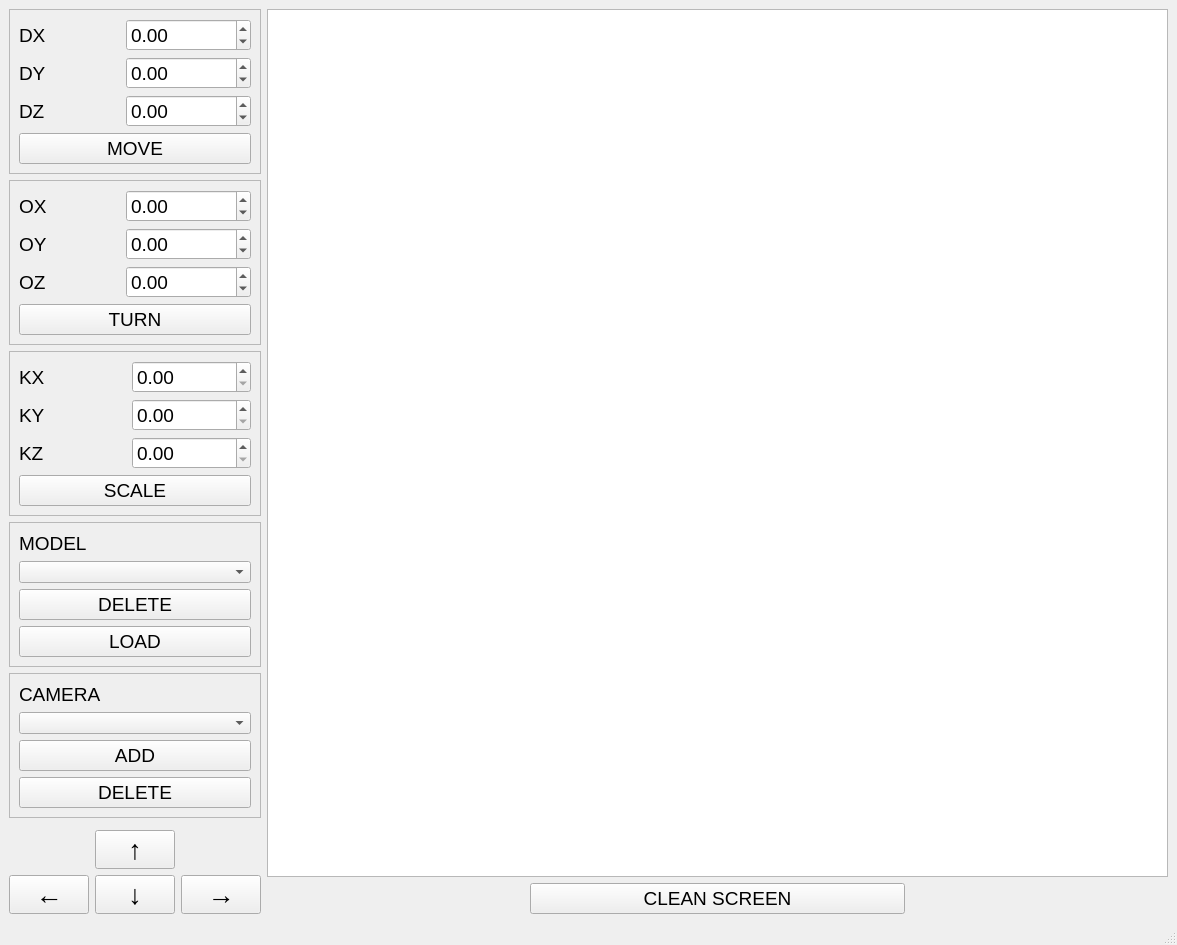
<?xml version="1.0" encoding="UTF-8"?>
<ui version="4.0">
 <class>MainWindow</class>
 <widget class="QMainWindow" name="MainWindow">
  <property name="geometry">
   <rect>
    <x>0</x>
    <y>0</y>
    <width>1177</width>
    <height>941</height>
   </rect>
  </property>
  <property name="windowTitle">
   <string>Lab 03</string>
  </property>
  <widget class="QWidget" name="centralwidget">
   <property name="layoutDirection">
    <enum>Qt::LeftToRight</enum>
   </property>
   <layout class="QGridLayout" name="gridLayout_3">
    <item row="3" column="0">
     <widget class="QFrame" name="frame">
      <property name="font">
       <font>
        <family>Liberation Sans</family>
        <pointsize>14</pointsize>
       </font>
      </property>
      <property name="frameShape">
       <enum>QFrame::StyledPanel</enum>
      </property>
      <property name="frameShadow">
       <enum>QFrame::Raised</enum>
      </property>
      <layout class="QVBoxLayout" name="verticalLayout_2">
       <item>
        <widget class="QLabel" name="label_7">
         <property name="font">
          <font>
           <family>Liberation Sans</family>
           <pointsize>14</pointsize>
          </font>
         </property>
         <property name="text">
          <string>MODEL</string>
         </property>
        </widget>
       </item>
       <item>
        <widget class="QComboBox" name="model_choose">
         <property name="font">
          <font>
           <family>Arial</family>
           <pointsize>9</pointsize>
          </font>
         </property>
        </widget>
       </item>
       <item>
        <widget class="QPushButton" name="delete_model">
         <property name="font">
          <font>
           <family>Liberation Sans</family>
           <pointsize>14</pointsize>
          </font>
         </property>
         <property name="text">
          <string>DELETE</string>
         </property>
        </widget>
       </item>
       <item>
        <widget class="QPushButton" name="load_button">
         <property name="font">
          <font>
           <family>Liberation Sans</family>
           <pointsize>14</pointsize>
          </font>
         </property>
         <property name="text">
          <string>LOAD</string>
         </property>
        </widget>
       </item>
      </layout>
     </widget>
    </item>
    <item row="1" column="0">
     <widget class="QFrame" name="frame_3">
      <property name="sizePolicy">
       <sizepolicy hsizetype="Minimum" vsizetype="Fixed">
        <horstretch>0</horstretch>
        <verstretch>0</verstretch>
       </sizepolicy>
      </property>
      <property name="font">
       <font>
        <family>Arial</family>
        <pointsize>9</pointsize>
       </font>
      </property>
      <property name="frameShape">
       <enum>QFrame::StyledPanel</enum>
      </property>
      <property name="frameShadow">
       <enum>QFrame::Raised</enum>
      </property>
      <layout class="QGridLayout" name="gridLayout_7">
       <item row="1" column="0">
        <widget class="QLabel" name="label_12">
         <property name="font">
          <font>
           <family>Liberation Sans</family>
           <pointsize>14</pointsize>
          </font>
         </property>
         <property name="text">
          <string>OY</string>
         </property>
        </widget>
       </item>
       <item row="1" column="1">
        <widget class="QDoubleSpinBox" name="oy_box">
         <property name="font">
          <font>
           <family>Liberation Sans</family>
           <pointsize>14</pointsize>
          </font>
         </property>
         <property name="minimum">
          <double>-10000000000000000000000.000000000000000</double>
         </property>
         <property name="maximum">
          <double>10000000000000000000000.000000000000000</double>
         </property>
        </widget>
       </item>
       <item row="0" column="1">
        <widget class="QDoubleSpinBox" name="ox_box">
         <property name="font">
          <font>
           <family>Liberation Sans</family>
           <pointsize>14</pointsize>
          </font>
         </property>
         <property name="minimum">
          <double>-10000000000000000.000000000000000</double>
         </property>
         <property name="maximum">
          <double>10000000000000000.000000000000000</double>
         </property>
        </widget>
       </item>
       <item row="2" column="1">
        <widget class="QDoubleSpinBox" name="oz_box">
         <property name="font">
          <font>
           <family>Liberation Sans</family>
           <pointsize>14</pointsize>
          </font>
         </property>
         <property name="minimum">
          <double>-99999999999999991611392.000000000000000</double>
         </property>
         <property name="maximum">
          <double>10000000000000000.000000000000000</double>
         </property>
        </widget>
       </item>
       <item row="2" column="0">
        <widget class="QLabel" name="label_10">
         <property name="font">
          <font>
           <family>Liberation Sans</family>
           <pointsize>14</pointsize>
          </font>
         </property>
         <property name="text">
          <string>OZ</string>
         </property>
        </widget>
       </item>
       <item row="3" column="0" colspan="2">
        <widget class="QPushButton" name="turn_button">
         <property name="font">
          <font>
           <family>Liberation Sans</family>
           <pointsize>14</pointsize>
          </font>
         </property>
         <property name="text">
          <string>TURN</string>
         </property>
        </widget>
       </item>
       <item row="0" column="0">
        <widget class="QLabel" name="label_11">
         <property name="font">
          <font>
           <family>Liberation Sans</family>
           <pointsize>14</pointsize>
          </font>
         </property>
         <property name="text">
          <string>OX</string>
         </property>
        </widget>
       </item>
      </layout>
     </widget>
    </item>
    <item row="0" column="0">
     <widget class="QFrame" name="move_label">
      <property name="sizePolicy">
       <sizepolicy hsizetype="Preferred" vsizetype="Fixed">
        <horstretch>0</horstretch>
        <verstretch>0</verstretch>
       </sizepolicy>
      </property>
      <property name="font">
       <font>
        <family>Arial</family>
        <pointsize>9</pointsize>
       </font>
      </property>
      <property name="frameShape">
       <enum>QFrame::StyledPanel</enum>
      </property>
      <property name="frameShadow">
       <enum>QFrame::Raised</enum>
      </property>
      <layout class="QGridLayout" name="gridLayout_5">
       <item row="2" column="1">
        <widget class="QDoubleSpinBox" name="dz_box">
         <property name="font">
          <font>
           <family>Liberation Sans</family>
           <pointsize>14</pointsize>
          </font>
         </property>
         <property name="minimum">
          <double>-99999999999999991611392.000000000000000</double>
         </property>
         <property name="maximum">
          <double>10000000000000000.000000000000000</double>
         </property>
        </widget>
       </item>
       <item row="0" column="1">
        <widget class="QDoubleSpinBox" name="dx_box">
         <property name="font">
          <font>
           <family>Liberation Sans</family>
           <pointsize>14</pointsize>
          </font>
         </property>
         <property name="minimum">
          <double>-10000000000000000.000000000000000</double>
         </property>
         <property name="maximum">
          <double>10000000000000000.000000000000000</double>
         </property>
        </widget>
       </item>
       <item row="1" column="0">
        <widget class="QLabel" name="label_2">
         <property name="font">
          <font>
           <family>Liberation Sans</family>
           <pointsize>14</pointsize>
          </font>
         </property>
         <property name="text">
          <string>DY</string>
         </property>
        </widget>
       </item>
       <item row="1" column="1">
        <widget class="QDoubleSpinBox" name="dy_box">
         <property name="font">
          <font>
           <family>Liberation Sans</family>
           <pointsize>14</pointsize>
          </font>
         </property>
         <property name="minimum">
          <double>-10000000000000000000000.000000000000000</double>
         </property>
         <property name="maximum">
          <double>10000000000000000000000.000000000000000</double>
         </property>
        </widget>
       </item>
       <item row="2" column="0">
        <widget class="QLabel" name="label_3">
         <property name="font">
          <font>
           <family>Liberation Sans</family>
           <pointsize>14</pointsize>
          </font>
         </property>
         <property name="text">
          <string>DZ</string>
         </property>
        </widget>
       </item>
       <item row="3" column="0" colspan="2">
        <widget class="QPushButton" name="move_button">
         <property name="font">
          <font>
           <family>Liberation Sans</family>
           <pointsize>14</pointsize>
          </font>
         </property>
         <property name="text">
          <string>MOVE</string>
         </property>
        </widget>
       </item>
       <item row="0" column="0">
        <widget class="QLabel" name="label">
         <property name="font">
          <font>
           <family>Liberation Sans</family>
           <pointsize>14</pointsize>
          </font>
         </property>
         <property name="text">
          <string>DX</string>
         </property>
        </widget>
       </item>
      </layout>
     </widget>
    </item>
    <item row="0" column="1" rowspan="8" colspan="7">
     <widget class="QGraphicsView" name="graphicsView">
      <property name="font">
       <font>
        <family>Arial</family>
        <pointsize>9</pointsize>
       </font>
      </property>
     </widget>
    </item>
    <item row="4" column="0">
     <widget class="QFrame" name="frame_5">
      <property name="font">
       <font>
        <family>Arial</family>
        <pointsize>9</pointsize>
       </font>
      </property>
      <property name="frameShape">
       <enum>QFrame::StyledPanel</enum>
      </property>
      <property name="frameShadow">
       <enum>QFrame::Raised</enum>
      </property>
      <layout class="QVBoxLayout" name="verticalLayout_3">
       <item>
        <widget class="QLabel" name="label_8">
         <property name="font">
          <font>
           <family>Liberation Sans</family>
           <pointsize>14</pointsize>
          </font>
         </property>
         <property name="text">
          <string>CAMERA</string>
         </property>
        </widget>
       </item>
       <item>
        <widget class="QComboBox" name="camera_choose">
         <property name="font">
          <font>
           <family>Arial</family>
           <pointsize>9</pointsize>
          </font>
         </property>
        </widget>
       </item>
       <item>
        <widget class="QPushButton" name="add_camera">
         <property name="font">
          <font>
           <family>Liberation Sans</family>
           <pointsize>14</pointsize>
          </font>
         </property>
         <property name="text">
          <string>ADD</string>
         </property>
        </widget>
       </item>
       <item>
        <widget class="QPushButton" name="delete_camera">
         <property name="font">
          <font>
           <family>Liberation Sans</family>
           <pointsize>14</pointsize>
          </font>
         </property>
         <property name="text">
          <string>DELETE</string>
         </property>
        </widget>
       </item>
      </layout>
     </widget>
    </item>
    <item row="6" column="0" rowspan="3">
     <layout class="QGridLayout" name="gridLayout">
      <item row="2" column="1">
       <widget class="QPushButton" name="down_button">
        <property name="font">
         <font>
          <family>Liberation Sans</family>
          <pointsize>20</pointsize>
         </font>
        </property>
        <property name="text">
         <string>↓</string>
        </property>
       </widget>
      </item>
      <item row="1" column="1">
       <widget class="QPushButton" name="up_button">
        <property name="font">
         <font>
          <family>Liberation Sans</family>
          <pointsize>20</pointsize>
         </font>
        </property>
        <property name="text">
         <string>↑</string>
        </property>
       </widget>
      </item>
      <item row="2" column="0">
       <widget class="QPushButton" name="left_button">
        <property name="font">
         <font>
          <family>Liberation Sans</family>
          <pointsize>20</pointsize>
         </font>
        </property>
        <property name="text">
         <string>←</string>
        </property>
       </widget>
      </item>
      <item row="2" column="2">
       <widget class="QPushButton" name="right_button">
        <property name="font">
         <font>
          <family>Liberation Sans</family>
          <pointsize>20</pointsize>
         </font>
        </property>
        <property name="text">
         <string>→</string>
        </property>
       </widget>
      </item>
     </layout>
    </item>
    <item row="2" column="0">
     <widget class="QFrame" name="frame_2">
      <property name="sizePolicy">
       <sizepolicy hsizetype="Preferred" vsizetype="Fixed">
        <horstretch>0</horstretch>
        <verstretch>0</verstretch>
       </sizepolicy>
      </property>
      <property name="font">
       <font>
        <family>Arial</family>
        <pointsize>9</pointsize>
       </font>
      </property>
      <property name="frameShape">
       <enum>QFrame::StyledPanel</enum>
      </property>
      <property name="frameShadow">
       <enum>QFrame::Raised</enum>
      </property>
      <layout class="QGridLayout" name="gridLayout_6">
       <item row="0" column="1">
        <widget class="QDoubleSpinBox" name="kx_box">
         <property name="font">
          <font>
           <family>Liberation Sans</family>
           <pointsize>14</pointsize>
          </font>
         </property>
         <property name="minimum">
          <double>0.000000000000000</double>
         </property>
         <property name="maximum">
          <double>10000000000000000.000000000000000</double>
         </property>
        </widget>
       </item>
       <item row="3" column="0" colspan="2">
        <widget class="QPushButton" name="scale_button">
         <property name="font">
          <font>
           <family>Liberation Sans</family>
           <pointsize>14</pointsize>
          </font>
         </property>
         <property name="text">
          <string>SCALE</string>
         </property>
        </widget>
       </item>
       <item row="1" column="0">
        <widget class="QLabel" name="label_5">
         <property name="font">
          <font>
           <family>Liberation Sans</family>
           <pointsize>14</pointsize>
          </font>
         </property>
         <property name="text">
          <string>KY</string>
         </property>
        </widget>
       </item>
       <item row="1" column="1">
        <widget class="QDoubleSpinBox" name="ky_box">
         <property name="font">
          <font>
           <family>Liberation Sans</family>
           <pointsize>14</pointsize>
          </font>
         </property>
         <property name="minimum">
          <double>0.000000000000000</double>
         </property>
         <property name="maximum">
          <double>10000000000000000000000.000000000000000</double>
         </property>
        </widget>
       </item>
       <item row="2" column="0">
        <widget class="QLabel" name="label_6">
         <property name="font">
          <font>
           <family>Liberation Sans</family>
           <pointsize>14</pointsize>
          </font>
         </property>
         <property name="text">
          <string>KZ</string>
         </property>
        </widget>
       </item>
       <item row="2" column="1">
        <widget class="QDoubleSpinBox" name="kz_box">
         <property name="font">
          <font>
           <family>Liberation Sans</family>
           <pointsize>14</pointsize>
          </font>
         </property>
         <property name="minimum">
          <double>0.000000000000000</double>
         </property>
         <property name="maximum">
          <double>10000000000000000.000000000000000</double>
         </property>
        </widget>
       </item>
       <item row="0" column="0">
        <widget class="QLabel" name="label_4">
         <property name="font">
          <font>
           <family>Liberation Sans</family>
           <pointsize>14</pointsize>
          </font>
         </property>
         <property name="text">
          <string>KX</string>
         </property>
        </widget>
       </item>
      </layout>
     </widget>
    </item>
    <item row="8" column="3" colspan="3">
     <widget class="QPushButton" name="clear_screen">
      <property name="sizePolicy">
       <sizepolicy hsizetype="Ignored" vsizetype="Fixed">
        <horstretch>0</horstretch>
        <verstretch>0</verstretch>
       </sizepolicy>
      </property>
      <property name="font">
       <font>
        <family>Liberation Sans</family>
        <pointsize>14</pointsize>
       </font>
      </property>
      <property name="text">
       <string>CLEAN SCREEN</string>
      </property>
     </widget>
    </item>
   </layout>
  </widget>
  <widget class="QStatusBar" name="statusbar"/>
 </widget>
 <tabstops>
  <tabstop>dx_box</tabstop>
  <tabstop>dy_box</tabstop>
  <tabstop>dz_box</tabstop>
  <tabstop>move_button</tabstop>
  <tabstop>kx_box</tabstop>
  <tabstop>ky_box</tabstop>
  <tabstop>kz_box</tabstop>
  <tabstop>scale_button</tabstop>
  <tabstop>ox_box</tabstop>
  <tabstop>oy_box</tabstop>
  <tabstop>oz_box</tabstop>
  <tabstop>turn_button</tabstop>
  <tabstop>model_choose</tabstop>
  <tabstop>delete_model</tabstop>
  <tabstop>camera_choose</tabstop>
  <tabstop>delete_camera</tabstop>
 </tabstops>
 <resources/>
 <connections/>
</ui>
